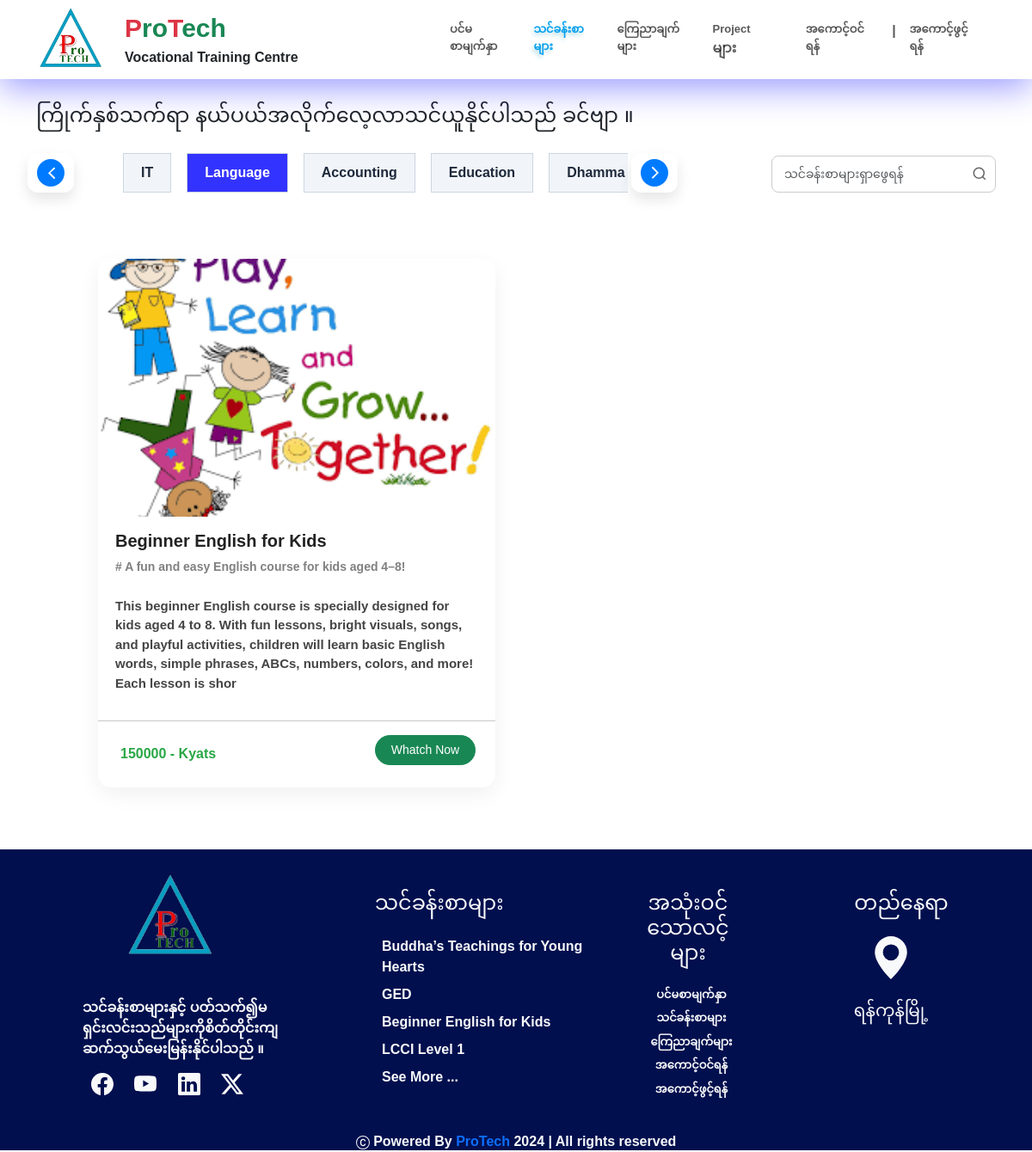
/view/moreCourses.php?subject_id=2, run on the app's committed database.
### tables this page shows
CREATE TABLE `main_subjects` (
  `id` int(11) NOT NULL,
  `subject_name` varchar(255) NOT NULL,
  `created_at` timestamp NOT NULL DEFAULT current_timestamp(),
  `updated_at` timestamp NOT NULL DEFAULT current_timestamp()
);

CREATE TABLE `course` (
  `id` int(11) NOT NULL,
  `name` varchar(255) NOT NULL,
  `description` varchar(255) NOT NULL,
  `content` longtext NOT NULL,
  `type` varchar(100) NOT NULL,
  `fee` int(11) DEFAULT NULL,
  `image` varchar(255) NOT NULL,
  `duration_year` int(11) NOT NULL,
  `duration_month` int(11) NOT NULL,
  `subject_id` int(11) NOT NULL,
  `created_at` timestamp NOT NULL DEFAULT current_timestamp() ON UPDATE current_timestamp()
);

### view/moreCourses.php (the view, shortened to what the rows shown need)
<?php
include '../Controllers/query.ctr.php';
$query = new Query();
?>
<html lang="en">
<head>
    <?php include '../css/link.php'; ?>
</head>
<body>
  <div class="container" style="margin-top:120px;">
    <div class="row searchandcategories">
      <div class="col-8 mb-4 full">
        <div class="position-relative pe-5 ps-5">
          <div class="d-flex overflow-auto hide-scrollbar px-5" id="categoryScroll" style="scroll-behavior: smooth;">
            <?php
            $mainSubjectDatas = $query->selectAllNoDesc('main_subjects');
            foreach ($mainSubjectDatas as $mainSubjectData) {
              $isActive = ($_GET['subject_id'] == $mainSubjectData['id'] && empty($_SESSION['search_course'])) ? 'background-color: rgba(0,0,255,0.8); color:white;' : '';
            ?>
              <a href="?subject_id=<?php echo $mainSubjectData['id']; ?>" class="me-2 flex-shrink-0">
                <button type="button" class="subject_btn" id="subject_<?php echo $mainSubjectData['id']; ?>btn" style="<?php echo $isActive; ?>">
                  <?php echo $mainSubjectData['subject_name']; ?>
                </button>
              </a>
            <?php } ?>
          </div>
        </div>
      </div>
    </div>
    <div class="row ms-5 me-5 mb-5 mt-4 nomargin">
      <?php
      if (isset($_POST['searchbtn']) && !empty($_POST['search'])) {
        $search = $_POST['search'];
        $_SESSION['search_course'] = $search;
        $coursedatas = $query->search('course','name',$search);
      }else{
        $subject_id = $_GET['subject_id'];
        $coursedatas = $query->selectWithCol('course','subject_id',$subject_id);
      }
      if (!empty($coursedatas)) {
      foreach ($coursedatas as $coursedata) {
        ?>
        <div class="col-6 p-4 full coursediv">
          <div class="course">
                <div class="courseimg" style="width:100%; height:300px;">
                  <img src="../admin/images/<?php echo $coursedata['image']; ?>" alt="" style="width:100%; height:100%; object-fit:cover;">
                </div>
                <div class="course_content">
                  <h4 class="mt-3 mb-2"><?php echo $coursedata['name']; ?></h4>
                  <span class="mb-4" style="color:grey;"># <?php echo $coursedata['description']; ?></span>
                  <p><?php echo substr($coursedata['content'], 0, 250); ?></p>
                </div>
                <hr>
                <div class="row mb-3">
                  <div class="col-7 ms-3 mt-2 price">
                    <?php echo $coursedata['fee']; ?> - Kyats
                  </div>
                  <div class="col">
                    <?php
                    $course_id = $coursedata['id'];
                    if (!empty($_SESSION['user_id'])) {
                      $user_id = $_SESSION['user_id'];
                      $checkCoursestmt = $pdo->prepare("SELECT * FROM permission WHERE course_id = '$course_id' AND user_id = '$user_id'");
                      $checkCoursestmt->execute();
                      $checkCoursedatas = $checkCoursestmt->fetch(PDO::FETCH_ASSOC);
                      if (!empty($checkCoursedatas)) {
                        $course_id = $checkCoursedatas['course_id'];
                        $chapterstmt = $pdo->prepare("SELECT * FROM chapters WHERE course_id = '$course_id' ORDER BY id");
                        $chapterstmt->execute();
                        $chapterdatas = $chapterstmt->fetch(PDO::FETCH_ASSOC);
                        if (!empty($chapterdatas)) {
                          ?>
                          <a href="chapters&videos.php?course_id=<?php echo $course_id; ?>&chapter_id=<?php echo $chapterdatas['id']; ?>&temp_id=1" name="" class="btn btn-primary ms-4">Whatch Now</a>
                          <?php
                        }else{
                          ?>
                          <a href="chapters&videos.php?course_id=<?php echo $course_id; ?>" name="" class="btn btn-primary ms-4">Whatch Now</a>
                          <?php
                        }
                      }else{
                        ?>
                        <a href="courseDetails.php?course_id=<?php echo $coursedata['id']; ?>" name="" class="btn btn-success ms-4">Whatch Now</a>
                        <?php
                      }
                    }else{
                      ?>
                      <a href="courseDetails.php?course_id=<?php echo $coursedata['id']; ?>" name="" class="btn btn-success ms-4">Whatch Now</a>
                      <?php
                    }
                    ?>
                  </div>
                </div>
              </div>
        </div>
        <?php
      }
    }else{
      ?>
      <div class="p-4">
        <span>No Result ...</span>
      </div>
      <?php
    }
      ?>
    </div>
  </div>
<?php include '../css/footer.php'; ?>

### css/footer.php (shortened to what the rows shown need)
<div class="footer originalfooter" style="height:350px; background-color:#010f4e;">
  <div class="d-flex text-light">
          <?php
            $link = $_SERVER['PHP_SELF'];
            $link_array = explode('/',$link);
            $page = end($link_array);
              ?>
    <div class="col-3 pt-4 ps-4 mt-4 ms-3">
      <div class="links mt-4">
        <ul>
          <?php
          $coursestmt = $pdo->prepare("SELECT * FROM course ORDER BY id DESC LIMIT 4");
          $coursestmt->execute();
          $coursedatas = $coursestmt->fetchall();
          foreach ($coursedatas as $coursedata) {
            ?>
            <li class="nav-item mt-2 mb-2 footer-link" style="list-style:none;">
              <?php
                if ($page == 'index.php' || $page == 'Index.php') {
                ?>
                <a class="nav-link text-light" href="view/courseDetails.php?course_id=<?php echo $coursedata['id']; ?>"><?php echo $coursedata['name']; ?></a>
                <?php
              }else{
                ?>
                <a class="nav-link text-light" href="courseDetails.php?course_id=<?php echo $coursedata['id']; ?>"><?php echo $coursedata['name']; ?></a>
                <?php
              }
              ?>
            </li>
            <?php
          }
          ?>
        </ul>
      </div>
    </div>
  </div>
</div>
</body>
</html>

### data on the page
main_subjects: subject_name "IT"
main_subjects: subject_name "Language"
main_subjects: subject_name "Accounting"
main_subjects: subject_name "Education"
main_subjects: subject_name "Dhamma…"
course: image (picture), name "Beginner English for Kids", description "A fun and easy English course for kids aged 4–8!", content "This beginner English course is specially designed for kids aged 4 to 8. With fun lessons, bright visuals, songs, and playful activities, children will learn basic English words, simple phrases, ABCs, numbers, colors, and more! Each lesson is shor", fee "150000"
course: name "Buddha’s Teachings for Young Hearts"
course: name "GED"
course: name "LCCI Level 1"

### other printed values
$home['training'][0] "Vocational Training Centre"
$home['menu'][0] "ပင်မစာမျက်နှာ"
$home['menu'][1] "သင်ခန်းစာများ"
$home['menu'][2] "ကြေညာချက်များ"
$home['menu'][6] "Project များ"
$home['menu'][3] "အကောင့်ဝင်ရန်"
$home['menu'][4] "အကောင့်ဖွင့်ရန်"
$moreCourses['toptext'] "ကြိုက်နှစ်သက်ရာ နယ်ပယ်အလိုက်လေ့လာသင်ယူနိုင်ပါသည် ခင်ဗျာ ။"
$footer['text'] "သင်ခန်းစာများနှင့် ပတ်သက်၍မရှင်းလင်းသည်များကိုစိတ်တိုင်းကျဆက်သွယ်မေးမြန်းနိုင်ပါသည် ။"
$footer['title1'] "သင်ခန်းစာများ"
$footer['title2'] "အသုံးဝင်သောလင့်များ"
$footer['title3'] "တည်နေရာ"
$footer['address'] "ရန်ကုန်မြို့"
